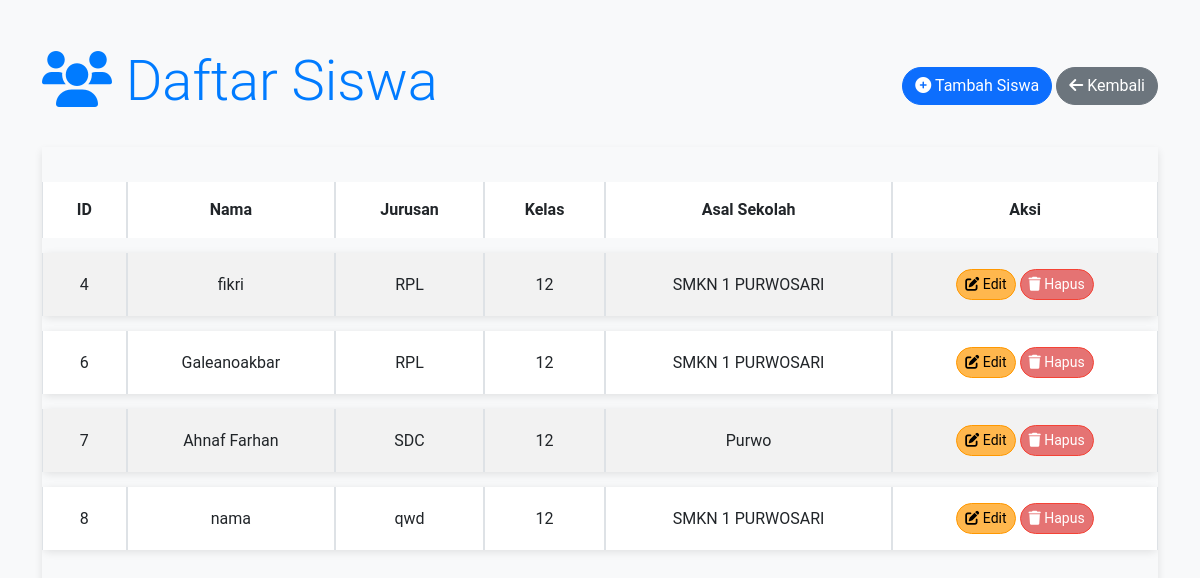
Page /data on the committed database.
### tables this page shows
CREATE TABLE students 
                    (id INTEGER PRIMARY KEY AUTOINCREMENT,
                    name TEXT NOT NULL,
                    major TEXT NOT NULL,
                    class TEXT NOT NULL,
                    school TEXT NOT NULL);

### app.py (the view)
@app.route('/data')
def data_siswa():
    conn = get_db_connection()
    students = conn.execute('SELECT * FROM students').fetchall()
    conn.close()
    return render_template('data_siswa.html', students=students)

### app.py (called while the page is built)
def get_db_connection():
    conn = sqlite3.connect('user_database.db')
    conn.row_factory = sqlite3.Row
    return conn

### templates/data_siswa.html (shortened to what this page needs)
<!DOCTYPE html>
<html lang="en">
<head>
    <link href="https://cdn.jsdelivr.net/npm/bootstrap@5.3.0-alpha1/dist/css/bootstrap.min.css" rel="stylesheet">
    <link rel="stylesheet" href="https://cdnjs.cloudflare.com/ajax/libs/font-awesome/6.0.0-beta3/css/all.min.css">
</head>
<body class="bg-light">
    <div class="container mt-5">
        <div class="row align-items-center mb-4">
            <div class="col-md-6">
                <h1 class="display-4"><i class="fas fa-users"></i> Daftar Siswa</h1>
            </div>
            <div class="col-md-6 text-end">
                <a href="{{ url_for('create') }}" class="btn btn-primary"><i class="fas fa-plus-circle"></i> Tambah Siswa</a>
                <a href="{{ url_for('index') }}" class="btn btn-secondary"><i class="fas fa-arrow-left"></i> Kembali</a>
            </div>
        </div>
        <div class="table-responsive">
            <table class="table table-striped table-bordered">
                <thead>
                    <tr>
                        <th>ID</th>
                        <th>Nama</th>
                        <th>Jurusan</th>
                        <th>Kelas</th>
                        <th>Asal Sekolah</th>
                        <th>Aksi</th>
                    </tr>
                </thead>
                <tbody>
                    {% for student in students %}
                    <tr>
                        <td>{{ student['id'] }}</td>
                        <td>{{ student['name'] }}</td>
                        <td>{{ student['major'] }}</td>
                        <td>{{ student['class'] }}</td>
                        <td>{{ student['school'] }}</td>
                        <td>
                            <a href="{{ url_for('update', id=student['id']) }}" class="btn btn-warning btn-sm">
                                <i class="fas fa-edit"></i> Edit
                            </a>
                            <form action="{{ url_for('delete', id=student['id']) }}" method="POST" style="display:inline;">
                                <button type="submit" class="btn btn-danger btn-sm">
                                    <i class="fas fa-trash"></i> Hapus
                                </button>
                            </form>
                        </td>
                    </tr>
                    {% endfor %}
                </tbody>
            </table>
        </div>
    </div>
</body>
</html>

### templates/data_siswa.html (style rules this page uses)
body { font-family: 'Roboto', sans-serif; background-color: #f8f9fa; }
h1 { font-weight: bold; color: #007bff; }
.btn-primary, .btn-secondary { border-radius: 25px; }
.table-responsive { box-shadow: 0px 4px 8px rgba(0, 0, 0, 0.1); }
.table { margin-top: 20px; border-collapse: separate; border-spacing: 0 15px; }
.table thead { background-color: #007bff; color: white; border-radius: 8px; }
.table tbody tr { background-color: white; border-radius: 8px; transition: 0.3s ease; box-shadow: 0 2px 8px rgba(0, 0, 0, 0.1); }
.table td, .table th { padding: 16px 20px; text-align: center; vertical-align: middle; }
.table tbody tr:nth-child(odd) { background-color: #f2f2f2; }
.btn-warning, .btn-danger { border-radius: 50px; }
.btn-warning { background-color: #ffb74d; border-color: #ff9800; }
.btn-danger { background-color: #e57373; border-color: #f44336; }

### rows in the picture
students: id "4", name "fikri", major "RPL", class "12", school "SMKN 1 PURWOSARI"
students: id "6", name "Galeanoakbar", major "RPL", class "12", school "SMKN 1 PURWOSARI"
students: id "7", name "Ahnaf Farhan", major "SDC", class "12", school "Purwo"
students: id "8", name "nama", major "qwd", class "12", school "SMKN 1 PURWOSARI"
